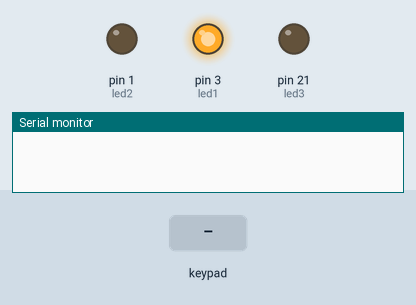
The sketch below on a simulated Arduino Leonardo, built with avr-gcc and run on an emulated ATmega32U4. Parts: output pins drawn as LEDs (lit = HIGH), the last lines printed to the serial monitor. The inputs (shaded band) are chosen by the test bench. USB keyboard and mouse output is not drawn.

Above: at 1.2 s.
1.3 s: keypad keys 9 7 5 pressed 0.4 s apart
At 3.5 s:
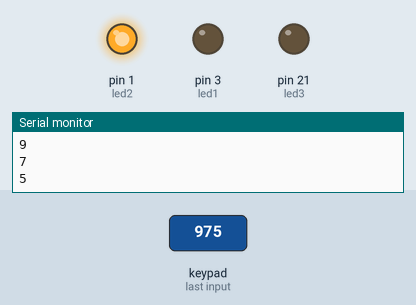
4.3 s: key '6' pressed
At 5.5 s:
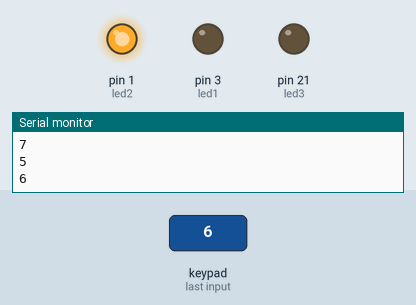
5.8 s: keypad keys 1 3 9 7 2 2 pressed 0.4 s apart
At 8.8 s:
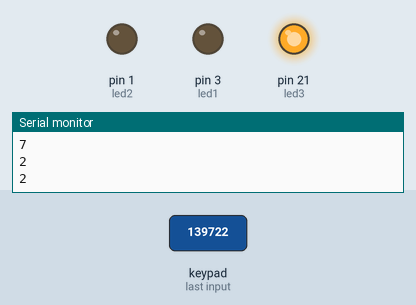
Timing chart, 0 to 10.3 s (numbered marks = the images above; inputs shaded):
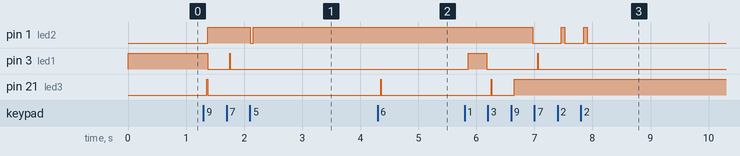

The sketch:

macrokeybinds.ino
```cpp
#include <Keypad.h>
#include <Keyboard.h>


// Currently the code is quite incomplete as I haven't found a use for every single key in each page.

const byte ROWS = 3;
const byte COLS = 3;
int page = 1;
String google = String("chrome");
String taskmanager = String("taskmgr");
String spotify = String("C:\\Users\\email\\AppData\\Roaming\\Spotify\\Spotify.exe");
String discord = String ("C:\\Users\\email\\AppData\\Local\\Discord\\Update.exe --processStart Discord.exe");
String fileexplorer = String("explorer");
String stickynotes = String("stikynot.exe");
String calculator = String("calc");
String calendar = String("outlookcal:");


// initializing which ports the LED circuits are hooked up to
int led1 = 3;
int led2 = 1;
int led3 = 21;

// setting each keyswitch to a 3X3 array
char hexaKeys[ROWS][COLS] = {
  {'7', '4', '1'},
  {'8', '5', '2'},
  {'9', '6', '3'}
};

byte rowPins[ROWS] = {10, 14, 18};
byte colPins[COLS] = {9, 7, 5};

// import does the work for us! If this were to be done manually, a series of if statements would need to check each row and column for HIGHs
Keypad customKeypad = Keypad(makeKeymap(hexaKeys), rowPins, colPins, ROWS, COLS);

//page values
//1 = general computer
//2 = general computer shortcuts
//3 = discord


void setup(){
  Serial.begin(9600);
  Keyboard.begin();
  pinMode(led1, OUTPUT);
  pinMode(led2, OUTPUT);
  pinMode(led3, OUTPUT);
}


void loop(){
  char customKey = customKeypad.getKey();

  if (page == 1){
    digitalWrite(led1,HIGH);
    digitalWrite(led2,LOW);
    digitalWrite(led3,LOW);
    if (customKey){
      Serial.println(customKey);
      switch(customKey){
        case ('1'):
          led(led1);
          delay(50);
          Keyboard.print(KEY_F4);
          break;
        case ('2'):
          led(led2);
          delay(50);
          Keyboard.press(KEY_LEFT_SHIFT);
          Keyboard.press(KEY_LEFT_GUI);
          Keyboard.press('s');
          delay(50);
          Keyboard.releaseAll();
          break;
        case ('3'):
          led(led3);
          delay(200);
          break;
        case ('4'):
          led(led1);
          Keyboard.press(KEY_LEFT_CTRL);
          Keyboard.press('c');
          delay(50);
          Keyboard.releaseAll();
          break;

        case ('5'):
          led(led2);
          Keyboard.press(KEY_LEFT_CTRL);
          Keyboard.press('v');
          delay(50);
          Keyboard.releaseAll();
          break;

        case ('6'):
          led(led3);
          Keyboard.press(KEY_LEFT_CTRL);
          Keyboard.press('z');
          delay(50);
          Keyboard.releaseAll();
          break;

        case ('7'):
          led(led1);
          Keyboard.press(KEY_F1);
          delay(50);
          Keyboard.releaseAll();
          break;
        case ('8'):
          led(led2);
          Keyboard.press(KEY_F2);
          delay(50);
          Keyboard.releaseAll();
          break;
        case ('9'):
          page = page + 1;
          led(led3);
          //Keyboard.press(KEY_F3);
          //delay(50);
          //Keyboard.releaseAll();
          break;
        default:
          Serial.println(customKey);
      }

    }
  }
  else if (page == 2){
    digitalWrite(led1,LOW);
    digitalWrite(led2,HIGH);
    digitalWrite(led3,LOW);
    if (customKey){
      Serial.println(customKey);
      switch(customKey){
        case ('1'):
          led(led1);
          cmdPrompt(google);
          break;
        case ('2'):
          led(led2);
          cmdPrompt(fileexplorer);
          break;
        case ('3'):
          led(led3);
          break;
        case ('4'):
          led(led1);
          cmdPrompt(spotify);
          break;
        case ('5'):
          led(led2);
          cmdPrompt(discord);
          break;
        case ('6'):
          led(led3);
          //cmdPrompt(onenote);
          break;
        case ('7'):
          led(led1);
          //cmdPrompt(stickynotes);
          break;
        case ('8'):
          led(led2);
          cmdPrompt(calendar);
          break;
        case ('9'):
          page = page + 1;
          led(led3);
          cmdPrompt(calculator);
          break;


    }
  }
  }
  else if (page == 3){
    digitalWrite(led1,LOW);
    digitalWrite(led2,LOW);
    digitalWrite(led3,HIGH);
    if (customKey){
      Serial.println(customKey);
      switch(customKey){
        case ('1'):
          led(led1);
          discordKeybind('m');
          break;
        case ('2'):
          led(led2);
          discordKeybind('d');
          break;
        case ('3'):
          led(led3);
          discordKeybind('o');
          break;
        case ('4'):
          led(led1);
          Keyboard.press(KEY_LEFT_ALT);
          Keyboard.press(KEY_LEFT_CTRL);
          Keyboard.press(KEY_UP_ARROW);
          delay(50);
          Keyboard.releaseAll();
          break;
        case ('5'):
          led(led2);
          Keyboard.press(KEY_LEFT_ALT);
          Keyboard.press(KEY_LEFT_CTRL);
          Keyboard.press(KEY_DOWN_ARROW);
          delay(50);
          Keyboard.releaseAll();
          break;
        case ('6'):
          led(led3);
          discordKeybind('e');
          break;
        case ('7'):
          led(led1);

          //cmdPrompt(stickynotes);
          break;
        case ('8'):
          led(led2);
          //cmdPrompt(calendar);
          break;
        case ('9'):
          page = page + 1;
          led(led3);
          //cmdPrompt(calculator);
          break;


    }
  }
  }
}

void led(int led){
  digitalWrite(led, LOW);
  delay(50);
  digitalWrite(led,HIGH);
  delay(10);
}

void cmdPrompt(String address){
  Keyboard.press(KEY_LEFT_GUI);
  Keyboard.press('r');
  delay(50);
  Keyboard.releaseAll();
  delay(100);

  Keyboard.print(address);
  delay(100);
  Keyboard.press(KEY_RETURN);
  delay(50);
  Keyboard.releaseAll();
}

void discordKeybind(char keybind){
  Keyboard.press(KEY_LEFT_CTRL);
  Keyboard.press(keybind);
  delay(50);
  Keyboard.releaseAll();

}
```

Measured:
- after the input at 1.3 s, pin 1 (led2): LOW → HIGH after 0.07 s, → LOW 0.74 s later, → HIGH 0.05 s later; pin 3 (led1): HIGH → LOW after 0.07 s, → HIGH 0.38 s later, → LOW 0.01 s later; pin 21 (led3): LOW → HIGH after 0.06 s, → LOW 0.01 s later
- after the input at 4.3 s, pin 21 (led3): LOW → HIGH after 0.05 s, → LOW 0.01 s later
- after the input at 5.8 s, pin 1 (led2): goes LOW 0.48 s, HIGH 0.06 s, LOW 0.33 s, HIGH 0.06 s, then LOW, starting after 1.2 s; pin 3 (led1): LOW → HIGH after 0.06 s, → LOW 0.32 s later, → HIGH 0.87 s later, → LOW 0.01 s later; pin 21 (led3): LOW → HIGH after 0.45 s, → LOW 0.01 s later, → HIGH 0.39 s later
